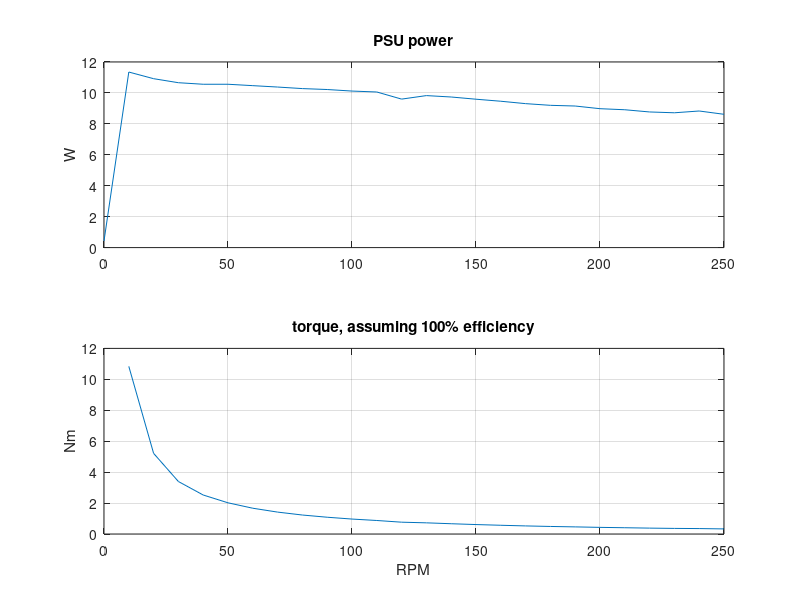

Write MATLAB code to recreate this figure.
clear;
close all

voltage = 7.54; % V
RPM = linspace(0,250,26);
current = [0.058, 1.510, 1.45, 1.415, 1.4, 1.4, 1.39, 1.378, 1.365, 1.355, 1.343, ...
    1.333, 1.320, 1.303, 1.292, 1.272, 1.254, 1.236, 1.220, 1.214, 1.190, 1.180, ...
    1.162, 1.156, 1.170, 1.142]; % A
PSU_power = [0.429, 11.35, 10.92, 10.66, 10.56, 10.56, 10.47, 10.38, 10.28, 10.22, 10.12, ...
    10.06, 9.6, 9.827, 9.736, 9.593, 9.462, 9.307, 9.198, 9.153, 8.980, 8.912, ...
    8.769, 8.716, 8.831, 8.618];
nominal_torque = PSU_power./(RPM/60*2*pi);

figure;
subplot(2,1,1); 
plot(RPM, PSU_power);
title("PSU power")
ylabel("W")
grid on
subplot(2,1,2);
plot(RPM, nominal_torque);
title("torque, assuming 100% efficiency")
xlabel("RPM");
ylabel("Nm")
grid on

%%
linRate = 67.319841; % mm/rev
rotRate = 0.375; % rev/rev
bendRate = 0.375; % rev/rev; both modules use identical rotary bending
jointVRate = [linRate/60.0, rotRate/60.0*360.0, bendRate/60.0*360.0, ...
              linRate/60.0, rotRate/60.0*360.0, bendRate/60.0*360.0 ]; % mm/s or deg/s per RPM

165*jointVRate./[20, 5, 4, 20, 5, 5]
